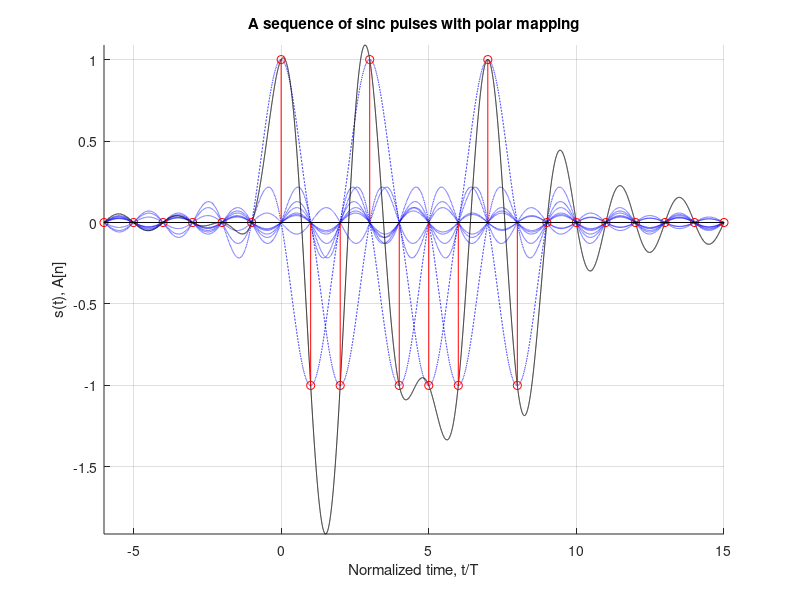

Write MATLAB code to recreate this figure.
% Sequence of polar amplitude sinc pulses to show no ISI
% EE161 - Spring 2023 - San Jose State University

amp = [1 -1 -1 1 -1 -1 -1 1 -1];
T=1;                                        % Symbol duration
t = -6*T:T/1000:T*length(amp)+6*T;
eT = 0.0*T;                                 % Timing error

figure(101), hold on
s = 0;
for i=0:length(amp)-1
    plot(t,amp(i+1)*sinc((t-eT-i*T)/T),'--b')
    s = s + amp(i+1)*sinc((t-eT-i*T)/T);
end

plot(t,s,'-k'), grid on, axis tight
stem([-6:1:length(amp)+6],[zeros(1,6) amp zeros(1,7)],'r')
hold off, title('A sequence of sinc pulses with polar mapping')
xlabel('Normalized time, t/T'), ylabel('s(t), A[n]'), hold off